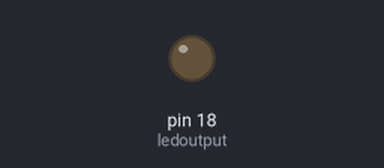
This sketch was run on a simulated Arduino Uno, built with avr-gcc and run on an emulated ATmega328P. Shown: output pins drawn as LEDs (lit = HIGH).

Above: at 0.4 s.
At 4.1 s:
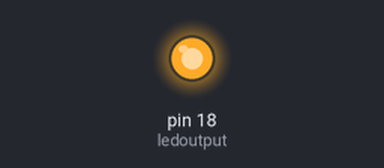
Timing chart, 0 to 4.6 s (numbered marks = the images above):
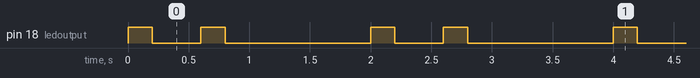

Measured:
- by itself, pin 18 (ledoutput): repeats every 2.0 s: LOW 0.40 s, HIGH 0.20 s, LOW 1.2 s, HIGH 0.20 s
- by itself, everything shown: repeats every 2.0 s, in 4 steps

The sketch:

Blip--Blip-----.ino
```cpp
int ledoutput =18;
void setup() {
  pinMode(ledoutput, OUTPUT);
}

void loop() {
  digitalWrite(ledoutput, HIGH);  // turn the LED on (HIGH is the voltage level)
  delay(200);                      // wait for a second
  digitalWrite(ledoutput, LOW);   // turn the ledoutput off by making the voltage LOW
  delay(400);                      // wait for a second
  digitalWrite(ledoutput, HIGH);  // turn the LED on (HIGH is the voltage level)
  delay(200);                      // wait for a second
  digitalWrite(ledoutput, LOW);   // turn the LED off by making the voltage LOW
  delay(1200);                      // wait for a second
}
```
